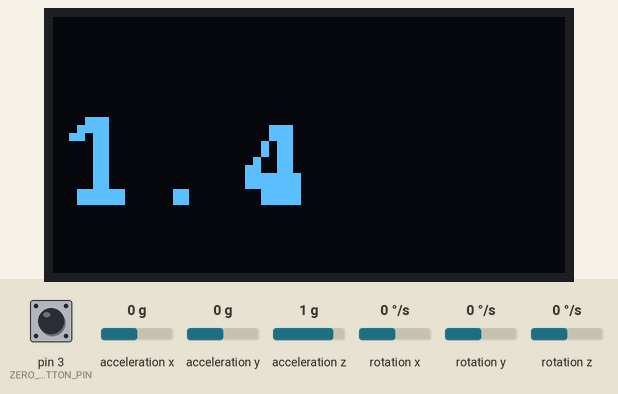
Recording of a sketch running on a simulated Arduino Uno, built with avr-gcc and run on an emulated ATmega328P. Shown: 128×64 one-colour display. Wiring (inferred from the names in the program): MPU-6050 motion sensor at I2C address 0x68. The inputs (shaded band) are chosen by the test bench; at power-on: acceleration x 0 g, pin 3 (ZERO_BUTTON_PIN) HIGH, acceleration y 0 g, acceleration z 1 g, rotation x 0 °/s, rotation y 0 °/s, rotation z 0 °/s.

Above: at 3.5 s.
3.6 s: acceleration x set to -1.4 g
At 3.79 s:
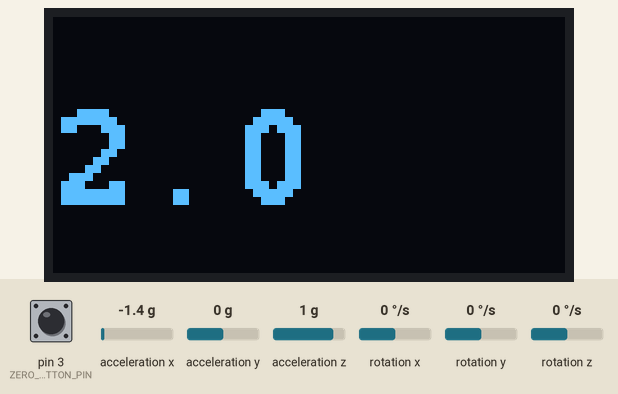
5.2 s: pin 3 (ZERO_BUTTON_PIN) pulled LOW for 0.15 s
5.9 s: acceleration y set to -1.4 g
At 6.17 s:
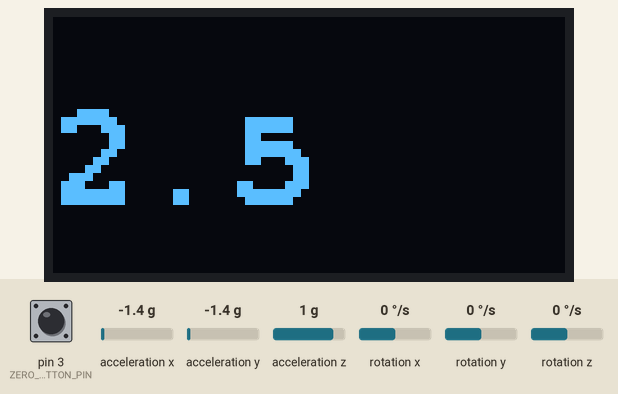
7.7 s: acceleration z set to -0.8 g
At 9.1 s:
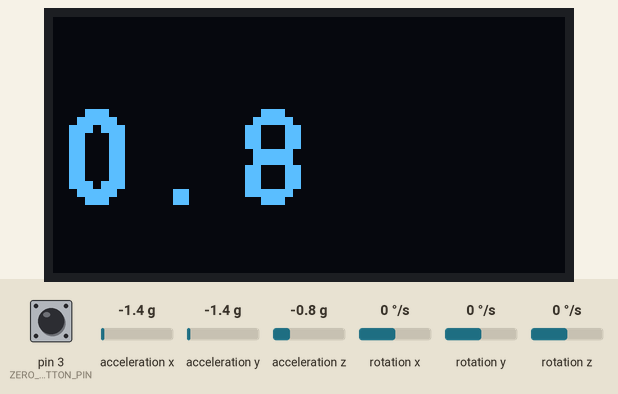
9.4 s: acceleration x set to -0.8 g
At 11.0 s:
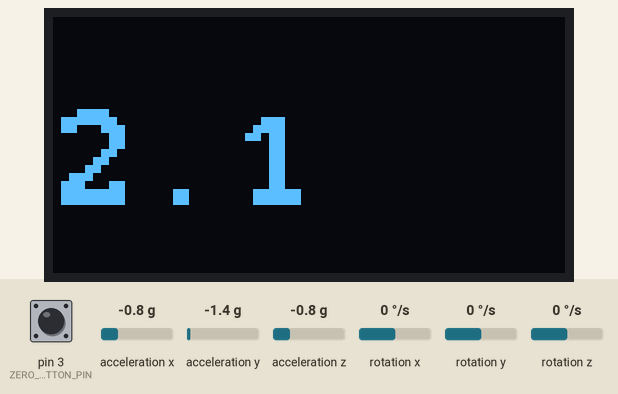
11.3 s: pin 3 (ZERO_BUTTON_PIN) pulled LOW for 1 s
At 12.4 s:
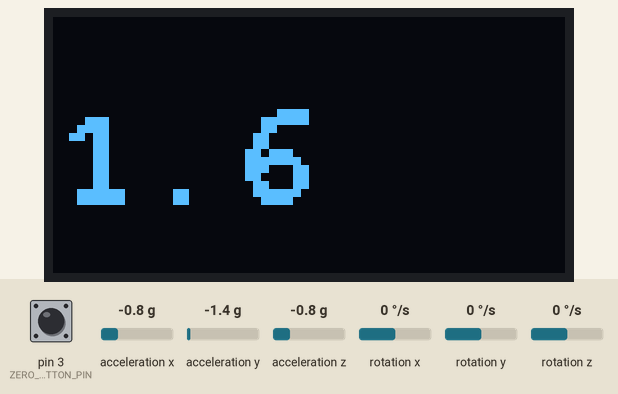
Timing chart, 0 to 14.3 s (numbered marks = the images above; inputs shaded):
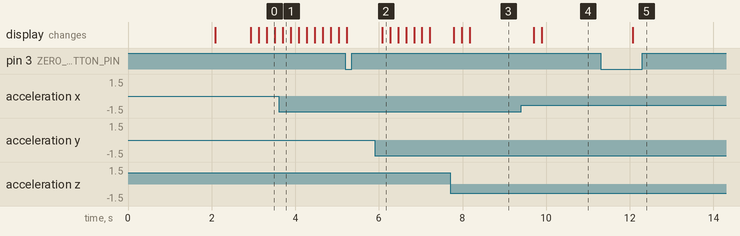

Measured:
- after the input at 7.7 s, the display: first changes after 0.09 s (image 3 shows a later state)
- after the input at 9.4 s, the display: first changes after 0.30 s (image 4 shows a later state)
- after the input at 11.3 s, the display: changes after 0.77 s (image 5)

The sketch:

ArduinoAngleGauge.ino
```cpp
//Written by Ahmet Burkay KIRNIK
//TR_CapaFenLisesi
//Measure Angle with a MPU-6050(GY-521)

#include <Wire.h>
#include <Adafruit_GFX.h>
#include <Adafruit_SSD1306.h>
#include <Fonts/FreeMonoBold9pt7b.h>

// OLED stuff
#define SCREEN_WIDTH 128 // OLED display width, in pixels
#define SCREEN_HEIGHT 64 // OLED display height, in pixels
#define OLED_RESET -1 // Reset pin # (or -1 if sharing Arduino reset pin)
#define SCREEN_ADDRESS 0x3C

#define ANGLE_SMOOTHING_ITERATIONS 50
#define ANGLE_SMOOTHING_DELAY 1

#define ZERO_BUTTON_PIN 3
#define ZERO_DELAY 500

struct Angles {
  double roll, pitch, yaw;
};

struct Vector3 {
  double x, y, z;
};

const int MPU_addr = 0x68;

const int minVal = 265;
const int maxVal = 402;

Angles zero;
bool zeroFlag = false;

Adafruit_SSD1306 display(SCREEN_WIDTH, SCREEN_HEIGHT, &Wire, OLED_RESET);

void setup() {
  Serial.begin(9600);

  Wire.begin();
  Wire.beginTransmission(MPU_addr);
  Wire.write(0x6B);
  Wire.write(0);
  Wire.endTransmission(true);

  // SSD1306_SWITCHCAPVCC = generate display voltage from 3.3V internally
  if (!display.begin(SSD1306_SWITCHCAPVCC, SCREEN_ADDRESS)) {
    Serial.println(F("SSD1306 allocation failed"));
    for (;;); // Don't proceed, loop forever
  }

  display.clearDisplay();
  display.setFont(&FreeMonoBold9pt7b);
  display.setTextSize(1);
  display.setTextColor(SSD1306_WHITE);
  display.setCursor(0, 15);
  display.cp437(true);
  display.println("  Digital");
  display.println("  Angle");
  display.println("  Gauge");
  display.display();

  delay(2000);
  display.clearDisplay();
  display.display();

  pinMode(ZERO_BUTTON_PIN, INPUT_PULLUP);
  attachInterrupt(digitalPinToInterrupt(ZERO_BUTTON_PIN), SetZero, FALLING);
  SetZero();
}

void loop() {
  Angles angles;
  double angle;
  Vector3 angleVector, zeroVector;

  angles = GetAnglesSmooth();

  if (zeroFlag) {
    delay(ZERO_DELAY);
    zero = GetAnglesSmooth();
    zeroFlag = false;
  }

  angleVector = AngleToVector(angles);
  zeroVector = AngleToVector(zero);

  angle = AngleBetweenVectors(angleVector, zeroVector);

  WriteToDisplay(angle);

  delay(1);
}

Angles GetAnglesSmooth() {
  Angles angle;
  Angles sum;

  for (int i = 0; i < ANGLE_SMOOTHING_ITERATIONS; i++) {
    angle = GetAngle();
    sum.roll += angle.roll;
    sum.pitch += angle.pitch;
    sum.yaw += angle.yaw;
    delay(ANGLE_SMOOTHING_DELAY);
  }

  sum.roll /= ANGLE_SMOOTHING_ITERATIONS;
  sum.pitch /= ANGLE_SMOOTHING_ITERATIONS;
  sum.yaw /= ANGLE_SMOOTHING_ITERATIONS;
  return sum;
}

Angles GetAngle() {
  int16_t AcX, AcY, AcZ;
  double x;
  double y;
  double z;

  Wire.beginTransmission(MPU_addr);
  Wire.write(0x3B);
  Wire.endTransmission(false);
  Wire.requestFrom(MPU_addr, 14, true);

  AcX = Wire.read() << 8 | Wire.read();
  AcY = Wire.read() << 8 | Wire.read();
  AcZ = Wire.read() << 8 | Wire.read();

  int xAng = map(AcX, minVal, maxVal, -90, 90);
  int yAng = map(AcY, minVal, maxVal, -90, 90);
  int zAng = map(AcZ, minVal, maxVal, -90, 90);

  x = RAD_TO_DEG * (atan2(-yAng, -zAng) + PI);
  y = RAD_TO_DEG * (atan2(-xAng, -zAng) + PI);
  z = RAD_TO_DEG * (atan2(-yAng, -xAng) + PI);

  Angles angle;
  angle.roll = x;
  angle.pitch = y;
  angle.yaw = z;

  return angle;
}

Vector3 AngleToVector(Angles a){
  Vector3 v;

  v.x = -cos(a.yaw) * sin(a.pitch) * sin(a.roll) - sin(a.yaw) * cos(a.roll);
  v.y = -sin(a.yaw) * sin(a.pitch) * sin(a.roll) + cos(a.yaw) * cos(a.roll);
  v.z = cos(a.pitch) * sin(a.roll);

  return v;
}

//angle = arccos[     (xa * xb + ya * yb + za * zb)    /   [    √(xa^2 + ya^2 + za^2) * √(xb^2 + yb^2 + zb^2)  ]  ]
double AngleBetweenVectors(Vector3 a, Vector3 b){
  double angle = 0;
  angle = acos( (a.x*b.x + a.y*b.y + a.z*b.z) / ( sqrt(a.x*a.x + a.y*a.y + a.z*a.z) * sqrt(b.x*b.x + b.y*b.y + b.z*b.z) ) );
  return angle;
}

void WriteToDisplay(double angle) {
  display.clearDisplay();
  display.setTextSize(2);
  display.setCursor(0, 45);
  display.println(angle, 1);
  display.display();
}

void SetZero() {
  zeroFlag = true;
}
```
